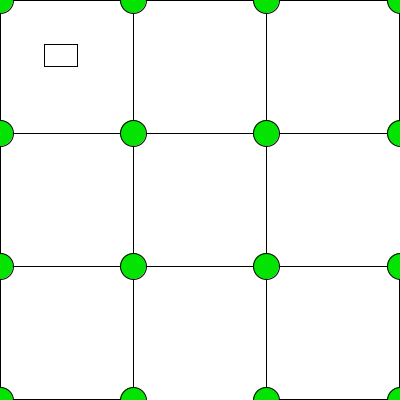
Frame 1 (no input)
Frame 60 (the mouse pressed at the canvas centre just before this capture): identical to frame 1, image omitted
Frame 120 (the mouse held since frame 60 and released just before this capture): identical to frame 1, image omitted

The Processing sketch that drew this single still picture (run headless with seeded random() and noise(); from frame 60 on, the mouse is pressed at the canvas centre):

// Processing sketch: Matrix
// ── Matrix.pde
float ptX1, ptY1;
float ptX2, ptY2;
float ptX3, ptY3;
float ptX4, ptY4;
float ptX5, ptY5;
float ptX6, ptY6;
float ptX7, ptY7;
float ptX8, ptY8;
float ptX9, ptY9;
float ptX10, ptY10;
float ptX11, ptY11;
float ptX12, ptY12;
float ptX13, ptY13;
float ptX14, ptY14;
float ptX15, ptY15;
float ptX16, ptY16;
float ptDiameter;
float rectWidth, rectHeight;
float ButtonWidth, ButtonHeight;
float Button1X, Button2X, Button3X, Button4X, Button5X, Button6X, Button7X, Button8X, Button9X;
float Button1Y, Button2Y, Button3Y, Button4Y, Button5Y, Button6Y, Button7Y, Button8Y, Button9Y;
Boolean Button1=false, Button2=false, Button3=false, Button4=false, Button5=false, Button6=false, Button7=false, Button8=false, Button9=false;
color white = #FFFFFF, black = #000000, green = #05E302;

void setup() {
  //
  size(400, 400);
  //
  ptX1 = ptX5 = ptX9 = ptX13 = width * 0;
  ptX2 = ptX6 = ptX10 = ptX14 = width * 1/3;
  ptX3 = ptX7 = ptX11 = ptX15 = width * 2/3;
  ptX4 = ptX8 = ptX12 = ptX16 = width * 1;
  //
  ptY1 = ptY2 = ptY3 = ptY4 = height * 0;
  ptY5 = ptY6 = ptY7 = ptY8 = height * 1/3;
  ptY9 = ptY10 = ptY11 = ptY12 = height * 2/3;
  ptY13 = ptY14 = ptY15 = ptY16 = height * 1;
  Button1X = width * 1/9;
  Button2X = width * 4/9;
  Button3X = width * 7/9;
  Button4X = width * 1/9;
  Button5X = width * 4/9;
  Button6X = width * 7/9;
  Button7X = width * 1/9;
  Button8X = width * 4/9;
  Button9X = width * 7/9;
  //
  Button1Y = height * 1/9;
  Button2Y = height * 1/9;
  Button3Y = height * 1/9;
  Button4Y = height * 4/9;
  Button5Y = height * 4/9;
  Button6Y = height * 4/9;
  Button7Y = height * 7/9;
  Button8Y = height * 7/9;
  Button9Y = height * 7/9;
  //
  ptDiameter = width * 1/15;
  //
  rectWidth = width * 1/3;
  rectHeight = height * 1/3;
  //  
  ButtonWidth = width *1/12;
  ButtonHeight = height * 1/18;
  //
}

void draw() {
  fill(white);
  rect (ptX1, ptY1, width, height);
  rect( ptX1, ptY1, rectWidth, rectHeight );
  rect( ptX3, ptY3, rectWidth, rectHeight );
  rect( ptX6, ptY6, rectWidth, rectHeight );
  rect( ptX9, ptY9, rectWidth, rectHeight );
  rect( ptX11, ptY11, rectWidth, rectHeight );
  //BUTTONS
  rect(Button1X, Button1Y, ButtonWidth, ButtonHeight);
  //END OF BUTTONS
  fill(green);
  ellipse(ptX1, ptY1, ptDiameter, ptDiameter);
  ellipse(ptX2, ptY2, ptDiameter, ptDiameter);
  ellipse(ptX3, ptY3, ptDiameter, ptDiameter);
  ellipse(ptX4, ptY4, ptDiameter, ptDiameter);
  ellipse(ptX5, ptY5, ptDiameter, ptDiameter);
  ellipse(ptX6, ptY6, ptDiameter, ptDiameter);
  ellipse(ptX7, ptY7, ptDiameter, ptDiameter);
  ellipse(ptX8, ptY8, ptDiameter, ptDiameter);
  ellipse(ptX9, ptY9, ptDiameter, ptDiameter);
  ellipse(ptX10, ptY10, ptDiameter, ptDiameter);
  ellipse(ptX11, ptY11, ptDiameter, ptDiameter);
  ellipse(ptX12, ptY12, ptDiameter, ptDiameter);
  ellipse(ptX13, ptY13, ptDiameter, ptDiameter);
  ellipse(ptX14, ptY14, ptDiameter, ptDiameter);
  ellipse(ptX15, ptY15, ptDiameter, ptDiameter);
  ellipse(ptX16, ptY16, ptDiameter, ptDiameter);
//
  if (Button1 == true) rect(Button2X, Button2Y, ButtonWidth, ButtonHeight); 
  //
  if (Button2 == true) rect(Button3X, Button3Y, ButtonWidth, ButtonHeight); 
  //
  if (Button3 == true) rect(Button4X, Button4Y, ButtonWidth, ButtonHeight); 
  //
  if (Button4 == true) rect(Button5X, Button5Y, ButtonWidth, ButtonHeight); 
  //
  if (Button5 == true) rect(Button6X, Button6Y, ButtonWidth, ButtonHeight); 
  //
  if (Button6 == true) rect(Button7X, Button7Y, ButtonWidth, ButtonHeight); 
  //
  if (Button7 == true) rect(Button8X, Button8Y, ButtonWidth, ButtonHeight); 
  //
  if (Button8 == true ) rect(Button9X, Button9Y, ButtonWidth, ButtonHeight); 
}

void mousePressed() {
  if ( mouseX>Button1X && mouseX<Button1X+ButtonWidth && mouseY>Button1Y && mouseY<Button1Y+ButtonHeight ) Button1 = true;
  if ( mouseX>Button2X && mouseX<Button2X+ButtonWidth && mouseY>Button2Y && mouseY<Button2Y+ButtonHeight ) Button2 = true;
  if ( mouseX>Button3X && mouseX<Button3X+ButtonWidth && mouseY>Button3Y && mouseY<Button3Y+ButtonHeight ) Button3 = true;
  if ( mouseX>Button4X && mouseX<Button4X+ButtonWidth && mouseY>Button4Y && mouseY<Button4Y+ButtonHeight ) Button4 = true;
  if ( mouseX>Button5X && mouseX<Button5X+ButtonWidth && mouseY>Button5Y && mouseY<Button5Y+ButtonHeight ) Button5 = true;
  if ( mouseX>Button6X && mouseX<Button6X+ButtonWidth && mouseY>Button6Y && mouseY<Button6Y+ButtonHeight ) Button6 = true;
  if ( mouseX>Button7X && mouseX<Button7X+ButtonWidth && mouseY>Button7Y && mouseY<Button7Y+ButtonHeight ) Button7 = true;
  if ( mouseX>Button8X && mouseX<Button8X+ButtonWidth && mouseY>Button8Y && mouseY<Button8Y+ButtonHeight ) Button8 = true;
  if ( mouseX>Button9X && mouseX<Button9X+ButtonWidth && mouseY>Button9Y && mouseY<Button9Y+ButtonHeight ) Button9 = true;
}
